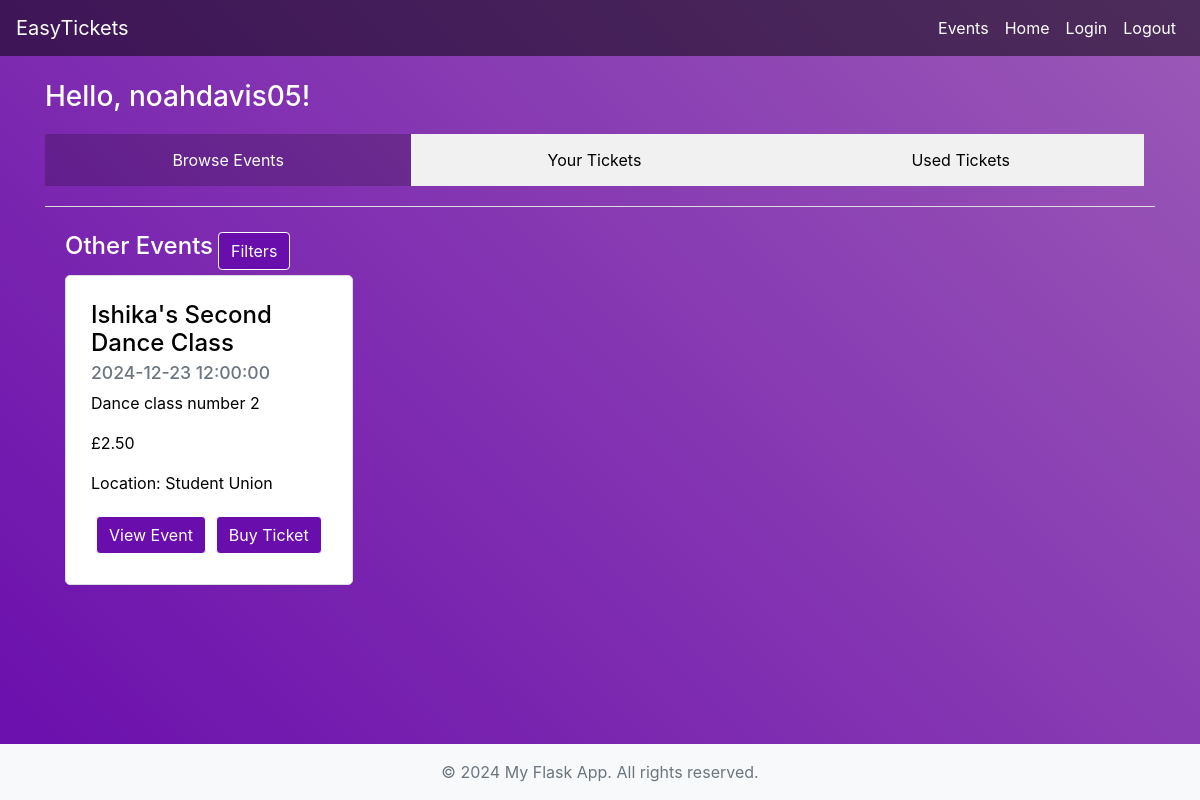
Page /home (signed in) on the committed database.
### app/models.py (models this page shows, shortened)
class Event(db.Model):
    __tablename__ = 'events'
    id = db.Column(db.Integer, primary_key=True)
    event_name = db.Column(db.String(200), nullable=False)
    event_description = db.Column(db.Text, nullable=True)
    time = db.Column(db.Time, nullable=False)
    date = db.Column(db.Date, nullable=False)
    location = db.Column(db.String(300), nullable=False)
    guests = db.Column(db.Integer, nullable=True)
    price = db.Column(db.Float, nullable=True)
    event_owner = db.Column(db.Integer, db.ForeignKey('users.id'), nullable=False)

### app/views.py (the view, shortened to what this page needs)
@app.route('/home', methods=['GET', 'POST'])
@login_required
def home():
    username = current_user.username
    future_eventss = Event.query.filter().all()
    future_events = []
    for event in future_eventss:
        event.price = "{:.2f}".format(event.price)
        if event.date >= datetime.today().date():
            future_events.append(event)
        elif event.date == datetime.today().date() and (event.time + timedelta(hours=4)).time() >= datetime.now(): # so user could buy
            future_events.append(event)
    user_tickets = Ticket.query.options(
        joinedload(Ticket.event)
    ).filter_by(
        ticket_owner=current_user.id, ticket_used=0, deleted=0, paid=1
    ).join(Event).order_by(Event.date).all()
    future_tickets = []
    for ticket in user_tickets:
        event_date = datetime.strptime(ticket.event.date, '%Y-%m-%d').date() if isinstance(ticket.event.date, str) else ticket.event.date
        if event_date >= datetime.today().date():
            future_tickets.append(ticket)
        elif event_date == datetime.today().date() and (event.time + timedelta(hours=4)).time() >= datetime.now():
            future_tickets.append(ticket)
    used_tickets = Ticket.query.filter_by(ticket_owner=current_user.id, ticket_used=1, deleted=0).all()
    for ticket in used_tickets:
        if ticket and ticket.scanned_at:
            ticket.scanned_at_display = ticket.scanned_at.strftime("%d-%m-%Y %H:%M")
        else:
            ticket.scanned_at_display = None  # Handle the case where scanned_at is None
    ticket_data = []
    return render_template('index.html', message=f"Hello, {username}!",
                           future_events=future_events, ticket_data=ticket_data, used_tickets=used_tickets)

### app/__init__.py (called while the page is built)
@login_manager.user_loader
def load_user(user_id):
    return User.query.get(int(user_id))

### app/templates/index.html (shortened to what this page needs)
{% extends "base.html" %}
{% block content %}
<!DOCTYPE html>
<html lang="en">
<head>
    <link rel="stylesheet" href="{{ url_for('static', filename='css/style.css') }}">
    <link rel="stylesheet" href="{{ url_for('static', filename='css/flash.css') }}">
</head>
<body>
    <h3>{{ message }}</h3>
    <div class="tabs">
        <button class="tablinks" onclick="openTab(event, 'otherEvents')">Browse Events</button>
        <button class="tablinks" onclick="openTab(event, 'ticket-list')">Your Tickets</button>
        <button class="tablinks" onclick="openTab(event, 'old-tickets')">Used Tickets</button>
    </div>
    <div id="otherEvents" class="tabcontent">
        <div class="d-flex align-items-center justify-content-left">
            <h4>Other Events</h4>
            <button class="btn btn-primary" onclick="toggleFilters()">Filters</button>
        </div>
            <div id="events-section">
                <div class="row">
                    {% for event in future_events %}
                    <div class="event col-md-4 d-flex align-items-stretch" >
                        <div class="card" style="width: 18rem;">
                            <div class="card-body d-flex flex-column">
                                <h5 class="card-title">{{ event.event_name }}</h5>
                                <h6 class="card-subtitle mb-2 text-muted">{{ event.date }} {{ event.time }}</h6>
                                <p class="card-text" id="description">{{ event.event_description }}</p>
                                <p class="card-text">£{{ event.price}}</p>
                                <p class="card-text" id="location">Location: {{ event.location }}</p>
                                <div class="d-flex justify-content-left mt-auto">
                                    <a href="/event/{{ event.id }}" class="btn btn-primary">View Event</a>
                                    <a href="/event/{{ event.id }}/buy" class="btn btn-success">Buy Ticket</a>
                                </div>
                            </div>
                        </div>
                    </div>
                    {% endfor %}
                </div>
            </div>
    </div>
</body>
</html>
{% endblock %}

### app/static/css/base.css (style rules this page uses)
body { font-family: Arial, sans-serif; background: linear-gradient(45deg, #6a0dad, #9b59b6); min-height: 100vh; display: flex; flex-direction: column; color: #fff !important; }
.card { color:#000; }
.btn { background-color: #6a0dad !important; border-color: #fff !important; }

### app/static/css/style.css (style rules this page uses)
.tabs { display: flex; justify-content: left; margin-top: 20px; margin-bottom: 20px; }
.tablinks { background-color: #f1f1f1; border: none; padding: 14px 20px; cursor: pointer; width: 33%; text-align: center; transition: 0.3s; }
.tablinks.active { background-color: rgba(0, 0, 0, 0.2); color: white; border-color: #fff !important; }
.tabcontent { display: none; padding: 20px; border-top: 1px solid #ddd; }
.card { border: 1px solid #ddd; border-radius: 5px; padding: 5px; margin-bottom: 15px; }
.card-title { font-size: 1.5em; margin-bottom: 10px; }
.card-subtitle { font-size: 1.1em; color: gray; margin-bottom: 10px; }
.btn { margin:5px; }

### rows in the picture
Event: event_name "Ishika's Second Dance Class", date "2024-12-23", time "12:00:00", event_description "Dance class number 2", price "2.50", location "Student Union"

### other values in the picture
{{ message }} "Hello, noahdavis05!"
